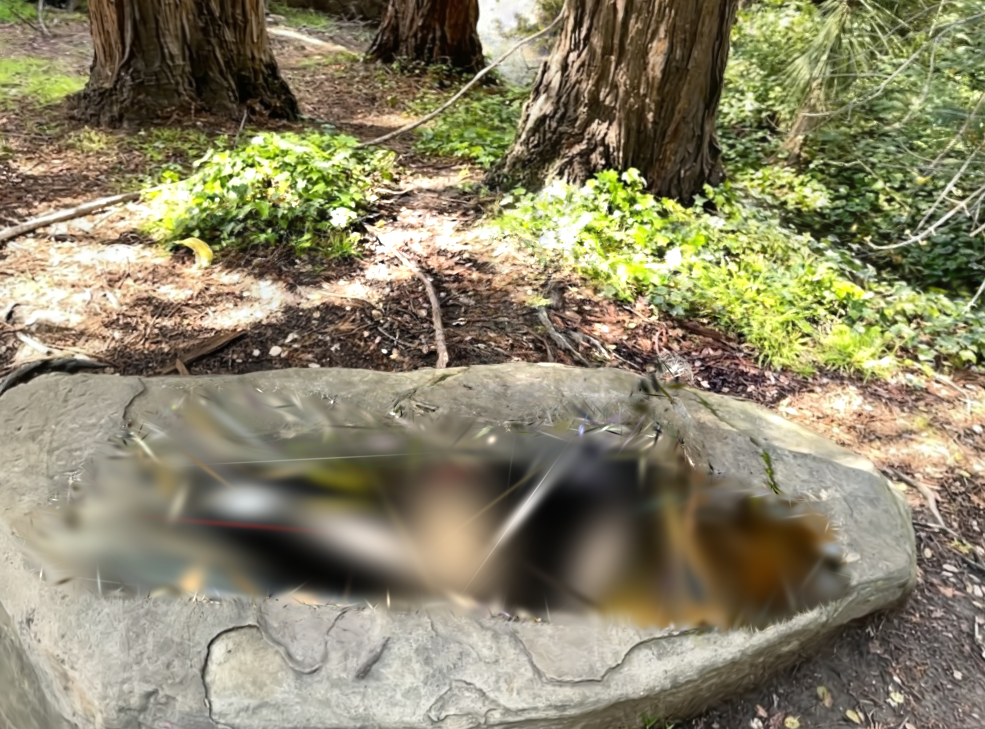
#> input picture lama/LaMa_test_images/bear/00000.png, 985 x 729 px, found by its file name
$ python prepare_lama_input.py ../lama/LaMa_test_images/bear ../lama/LaMa_test_images/bear out ../lama/LaMa_test_images/bear
#> lines starting #> are read from the running program, lines starting #| are printed output that depends on the picture; after the words box and inside, x2 and y2 are one past the last pixel; in counts of white or black regions, pixels touching at a corner belong together
from PIL import Image
import numpy as np
import os
import shutil
import cv2
import sys

def mask_to_bbox(mask):
    # Find the rows and columns where the mask is non-zero
    rows = np.any(mask, axis=1)
    cols = np.any(mask, axis=0)
    ymin, ymax = np.where(rows)[0][[0, -1]]
    xmin, xmax = np.where(cols)[0][[0, -1]]

    return xmin, ymin, xmax, ymax

# Check if the user provided an argument
# if len(sys.argv) != 4:
if len(sys.argv) < 4:
    print("Usage: python3 {} <img_path> <mask_path> <lama_path>".format(sys.argv[0]))
    sys.exit(1)

dataset_name = sys.argv[1]

image_dir = sys.argv[1]
mask_dir = os.path.join(sys.argv[2],"Annotations")
out_dir = sys.argv[3]
out_mask_dir = os.path.join(sys.argv[3],"label")
out_mask_vis_dir = os.path.join(sys.argv[3],"label_vis")
# test_dir = os.path.join(sys.argv[3],"test")
os.makedirs(out_dir,exist_ok=True)
os.makedirs(out_mask_dir,exist_ok=True)
os.makedirs(out_mask_vis_dir,exist_ok=True)
# os.makedirs(test_dir,exist_ok=True)


print("Image dir:   ", image_dir)
print("Mask dir:   ", mask_dir)
print("Lama input dir:   ", out_dir)

if len(sys.argv) == 5:
    object_mask_dir = sys.argv[4] #../data/teatime/inpaint_object_mask_255
    dirs = []
    names = []
    for dir in os.listdir(object_mask_dir):
        sub_dir = os.path.join(object_mask_dir,dir)
        if(os.path.isdir(sub_dir)):
            dirs.append(sub_dir)
            names.append(sorted(os.listdir(sub_dir)))
#> pass 2 of the loop `for dir in os.listdir(object_mask_dir):`:

for i,name in enumerate(sorted(os.listdir(image_dir))):

    print(os.path.join(image_dir,name))
    shutil.copy(os.path.join(image_dir,name),os.path.join(out_dir,name))

    mask = cv2.imread(os.path.join(mask_dir,name))
#> mask is the input picture: shape (729, 985, 3); mean B, G, R 105.5, 132.4, 138.6

    gray_mask = cv2.cvtColor(mask, cv2.COLOR_BGR2GRAY)
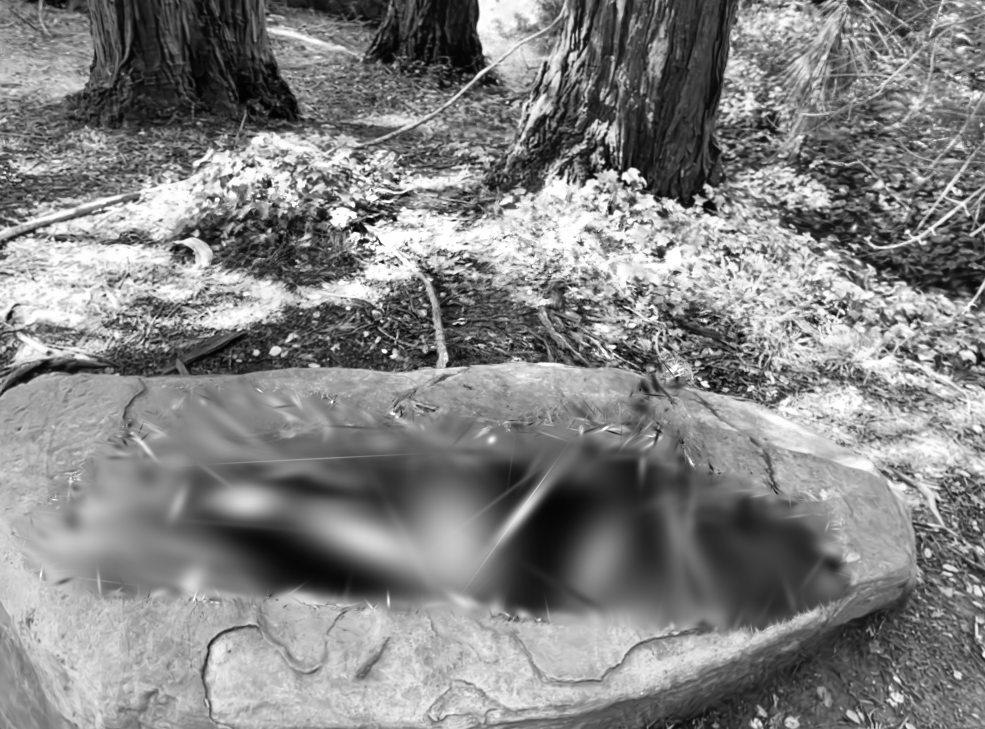
#> gray_mask: shape (729, 985); min 0, max 255, mean 131.2
    _, binary_mask = cv2.threshold(gray_mask, 1, 255, cv2.THRESH_BINARY_INV)
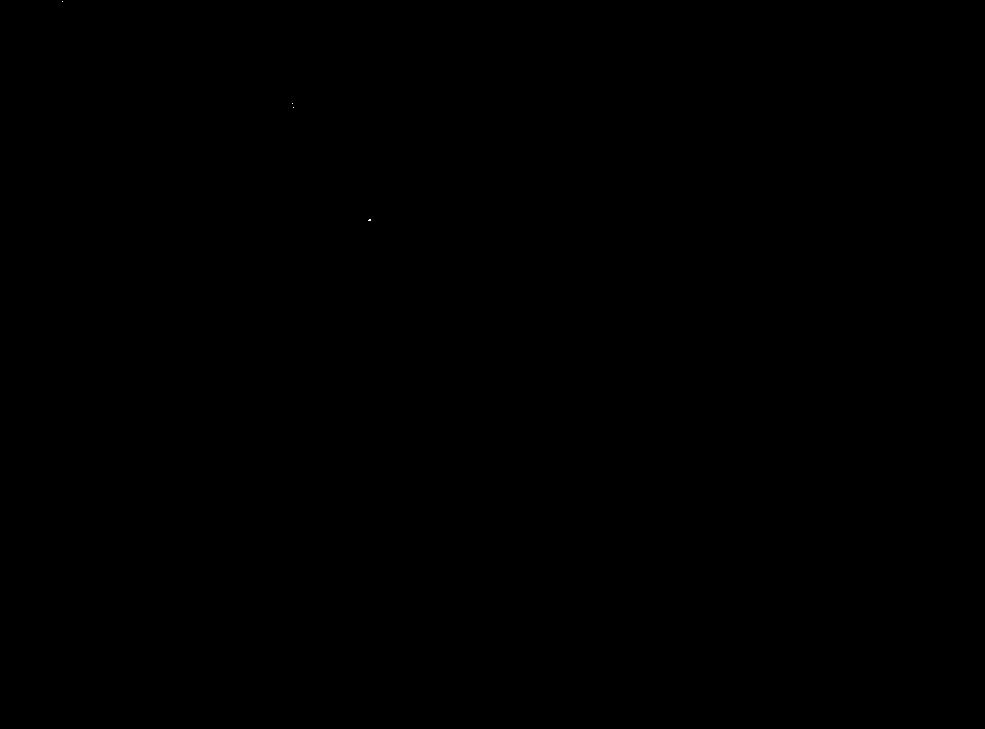
#> binary_mask: shape (729, 985); 0% white in thin lines or dots, all inside (x1, y1, x2, y2) = (62, 1, 371, 221)
    binary_mask = cv2.bitwise_not(binary_mask)

    kernel_size = 5
    kernel = np.ones((kernel_size, kernel_size), np.uint8)
    dilated_iterations = 5

    if len(sys.argv) == 5:
    #generate bounding mask here
        bounding_mask = np.zeros_like(gray_mask,dtype=bool)
        for sub_index,sub_dir in enumerate(dirs):
            sub_bounding_mask = cv2.imread(os.path.join(sub_dir,names[sub_index][i]), cv2.IMREAD_GRAYSCALE)
            if np.all(np.equal(sub_bounding_mask,0)):
                continue
            # bounding = mask_to_bbox(sub_bounding_mask)
            # bounding_mask[bounding[1]:bounding[3],bounding[0]:bounding[2]] = True
            # bounding_mask_save = bounding_mask.astype(np.uint8) * 255
            _, sub_bounding_mask = cv2.threshold(sub_bounding_mask, 127, 255, cv2.THRESH_BINARY_INV)
            # cv2.imwrite(os.path.join("../test",f"{i}.png"), sub_bounding_mask)
            # non_binary_indices = np.where((sub_bounding_mask != 0) & (sub_bounding_mask != 255))
            sub_bounding_mask = cv2.bitwise_not(sub_bounding_mask)
            bounding_mask[sub_bounding_mask!=0] = True

        bounding_mask = bounding_mask.astype(np.uint8) * 255
        # bounding_mask = cv2.dilate(bounding_mask, kernel, iterations=dilated_iterations+3)
        cv2.imwrite(os.path.join("../test",f"{i}.jpg"), bounding_mask)
        binary_mask = binary_mask & bounding_mask

    # You can change the mask dilation kernel size and dilated_iterations according to your dataset.

    dilated_mask = cv2.dilate(binary_mask, kernel, iterations=dilated_iterations)

    cv2.imwrite(os.path.join(out_mask_vis_dir,name), dilated_mask)
    dilated_mask[dilated_mask>0] = 1
    cv2.imwrite(os.path.join(out_mask_dir,name), dilated_mask)
#> pass 2 of the loop `for i,name in enumerate(sorted(os.listdir(image_dir))):`:
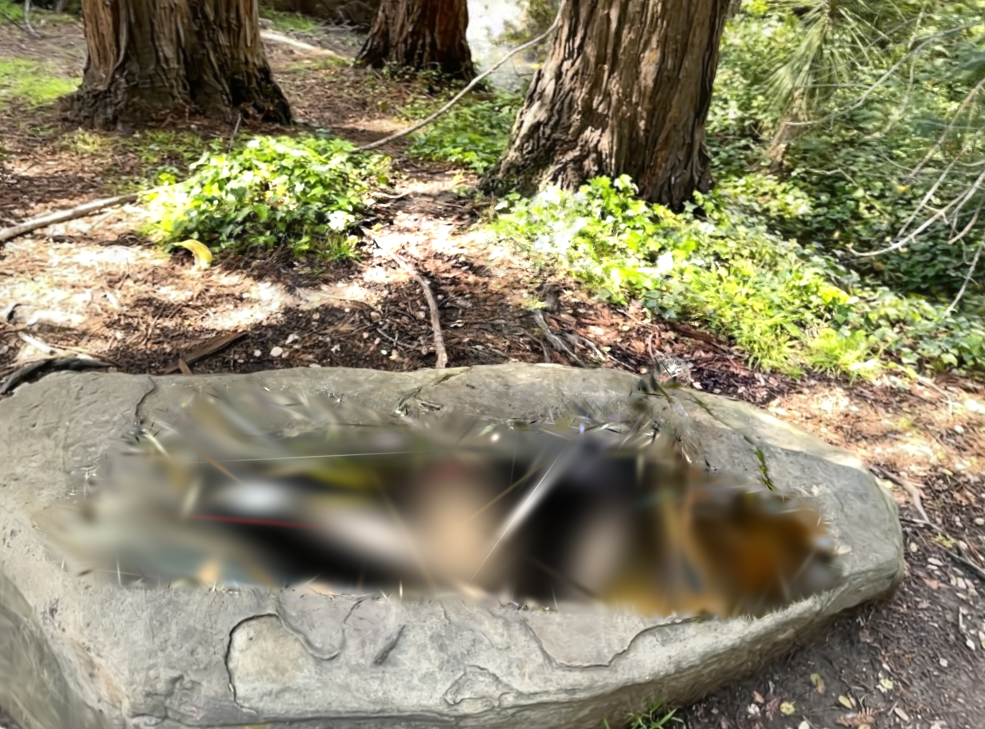
#> input picture lama/LaMa_test_images/bear/00001.png, 985 x 729 px, found by its file name
#> mask is the input picture: shape (729, 985, 3); mean B, G, R 105.7, 132.6, 138.6
#> `gray_mask = cv2.cvtColor(mask, cv2.COLOR_BGR2GRAY)`:
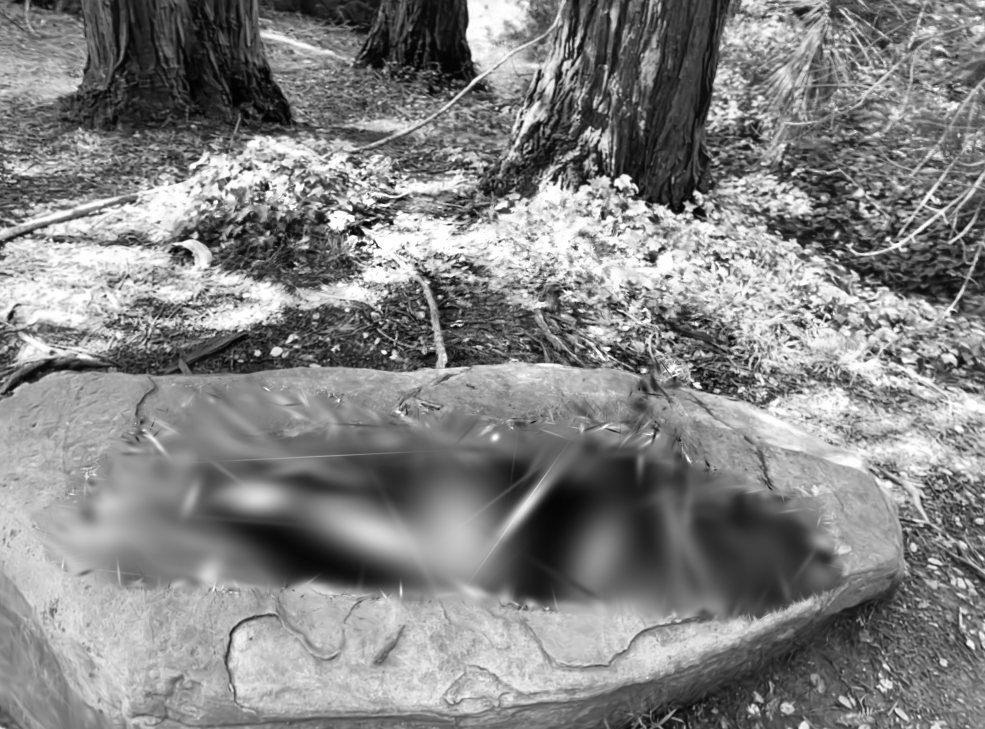
#> gray_mask: shape (729, 985); min 1, max 255, mean 131.3
#> `_, binary_mask = cv2.threshold(gray_mask, 1, 255, cv2.THRESH_BINARY_INV)`:
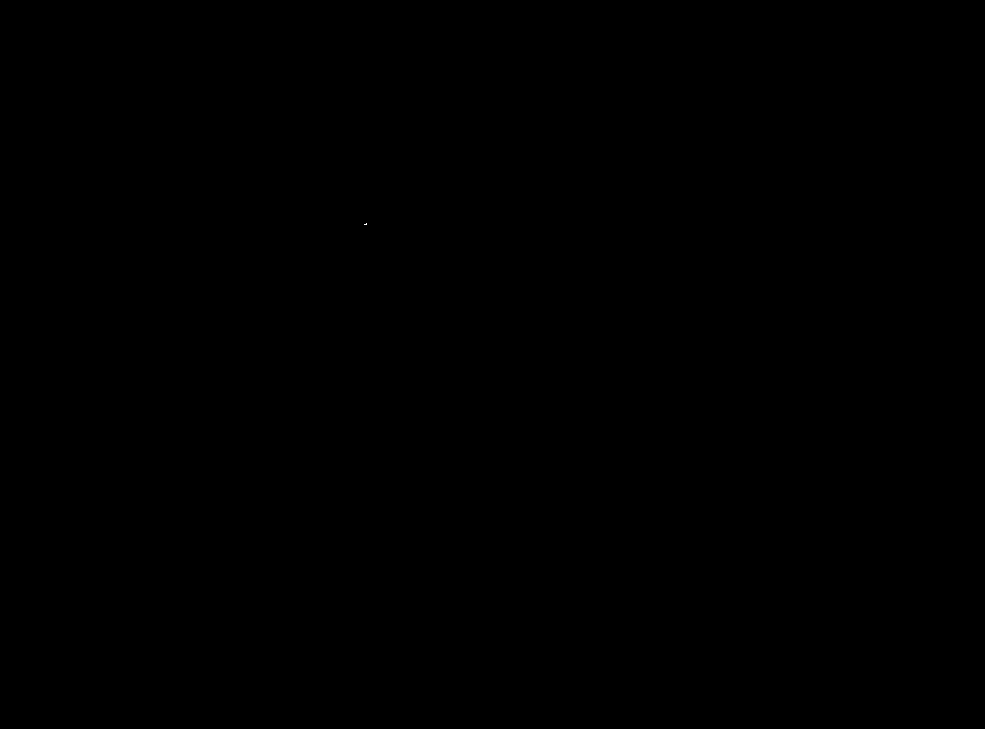
#> binary_mask: shape (729, 985); 0% white in thin lines or dots, all inside (x1, y1, x2, y2) = (364, 223, 367, 225)
